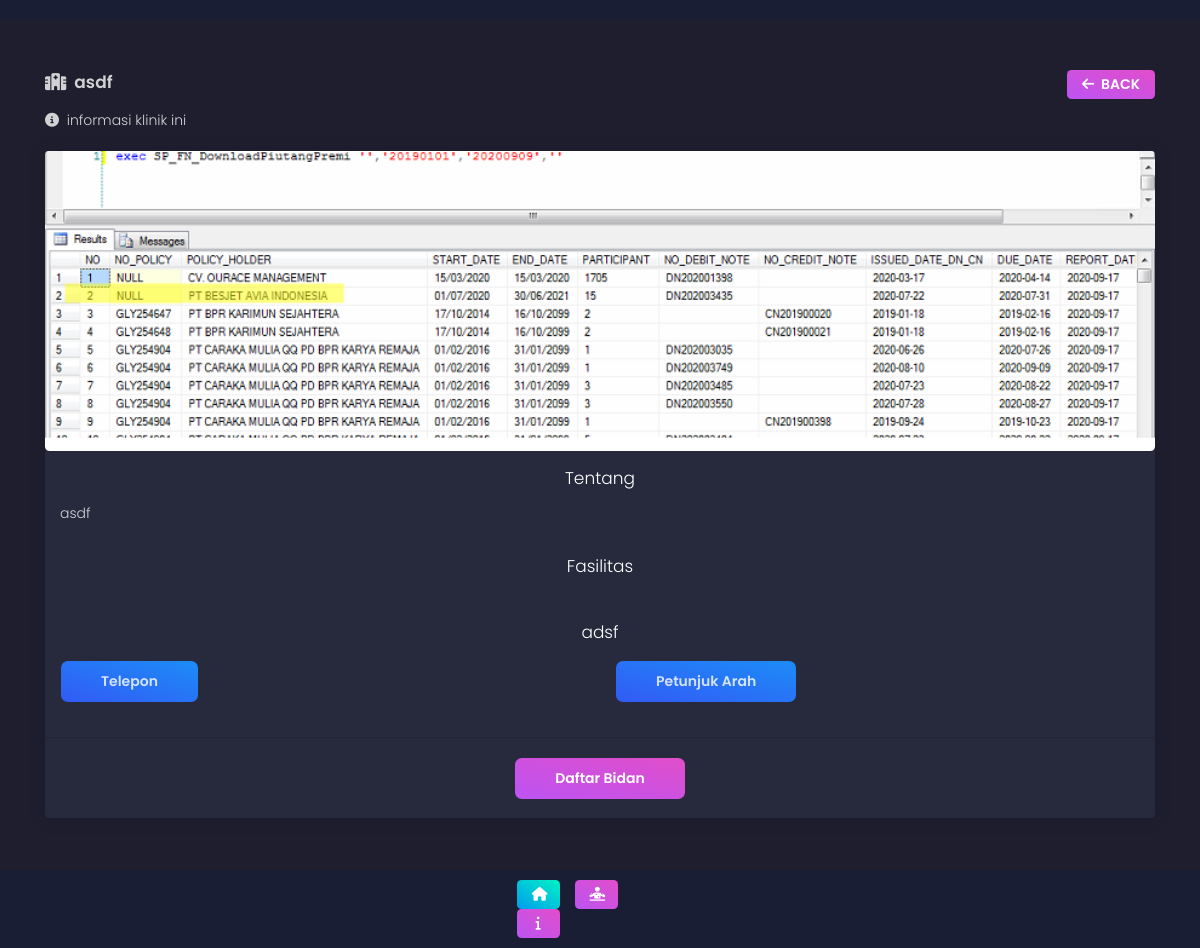
Page /C_index/detail_klinik/14 on the committed database.
### tables this page shows
CREATE TABLE `t_klinik` (
  `id_klinik` int(11) NOT NULL,
  `nama_klinik` varchar(500) NOT NULL,
  `alamat_klinik` varchar(2000) NOT NULL,
  `telp_klinik` varchar(2000) NOT NULL,
  `keterangan` varchar(2000) NOT NULL,
  `tentang` varchar(5000) NOT NULL,
  `status` int(11) NOT NULL DEFAULT 0,
  `latitude` varchar(2000) NOT NULL,
  `longitude` varchar(2000) NOT NULL,
  `img_path` text NOT NULL
);

### application/libraries/Template.php (called while the page is built)
<?php if ( ! defined('BASEPATH')) exit('No direct script access allowed');
class Template {
	var $template_data = array();
	function set($name, $value)
	{
		$this->template_data[$name] = $value;
	}
	function load($template = '', $view = '', $view_data = array(), $return = FALSE)
	{
		$this->CI =& get_instance();
		$this->set('contents', $this->CI->load->view($view, $view_data, TRUE));
		return $this->CI->load->view($template, $this->template_data, $return);
	}
}

### application/controllers/C_index.php (called while the page is built, shortened)
<?php
class C_index extends CI_Controller {
    public function detail_klinik($id_klinik)
	{
        $data['rs_klinik'] = $this->M_klinik->getAllKlinikById($id_klinik);
		$this->template->load('static','detail_klinik',$data);
	}
}

### index.php (called while the page is built, shortened)
<?php
require_once BASEPATH.'core/CodeIgniter.php';

### application/models/M_klinik.php (called while the page is built, shortened)
<?php
class M_klinik extends CI_Model {
	public function getAllKlinikById($id_klinik)
	{
		$data = array('id_klinik'=>$id_klinik);
		$this->db->where($data);
		return $this->db->get('t_klinik')->result();
	}
}

### application/views/detail_klinik.php (the view, shortened to what this page needs)
<div class="container">
    <h6 class="title float-right btn-sm btn-primary" onclick="window.history.back();"><i class="fas fa-arrow-left"></i>&nbsp Back</h6>
    <?php
    foreach($rs_klinik as $klinik){
    ?>
    <h4 class="title"><i class="fas fa-hospital-alt"></i>&nbsp <?=$klinik->nama_klinik?></h4>
    <p class="card-title"><i class="fas fa-info-circle"></i>&nbsp informasi klinik ini</p>
    <div class="card">
        <img class="card-img-top" src="<?= base_url('uploads/').$klinik->img_path?>" alt="Card image cap">
        <div class="card-body">
            <h4 class="card-title text-center">Tentang</h4>
            <p class="card-text text-justify"><?=$klinik->tentang?></p>
        </div>
        <div class="card-body">
            <h4 class="card-title text-center">Fasilitas</h4>
        </div>
        <div class="card-body">
            <h4 class="card-title text-center" href="<?=base_url()?>"><?=$klinik->alamat_klinik?></h4>
            <div class="row">
                <a href="#" class="col" onclick="f_telp('<?=$klinik->telp_klinik?>')">
                    <h4 class="btn btn-md btn-info">Telepon</h4>
                </a>
                <a href="#"  onclick="f_location('<?=$klinik->latitude?>','<?=$klinik->longitude?>')" class="col">
                    <h4 class="btn btn-md btn-info">Petunjuk Arah</h4>
                </a>
            </div>
        </div>
        <hr>
        <h5 class="text-center">
            <button class="btn btn-primary" type="button" data-toggle="collapse" data-target="#collapseExample"
                aria-expanded="false" aria-controls="collapseExample">
                Daftar Bidan
            </button>
        </h5>
    </div>
    <?php } ?>
</div>

### rows in the picture
t_klinik: nama_klinik "asdf", img_path (picture), tentang "asdf", alamat_klinik "adsf"
